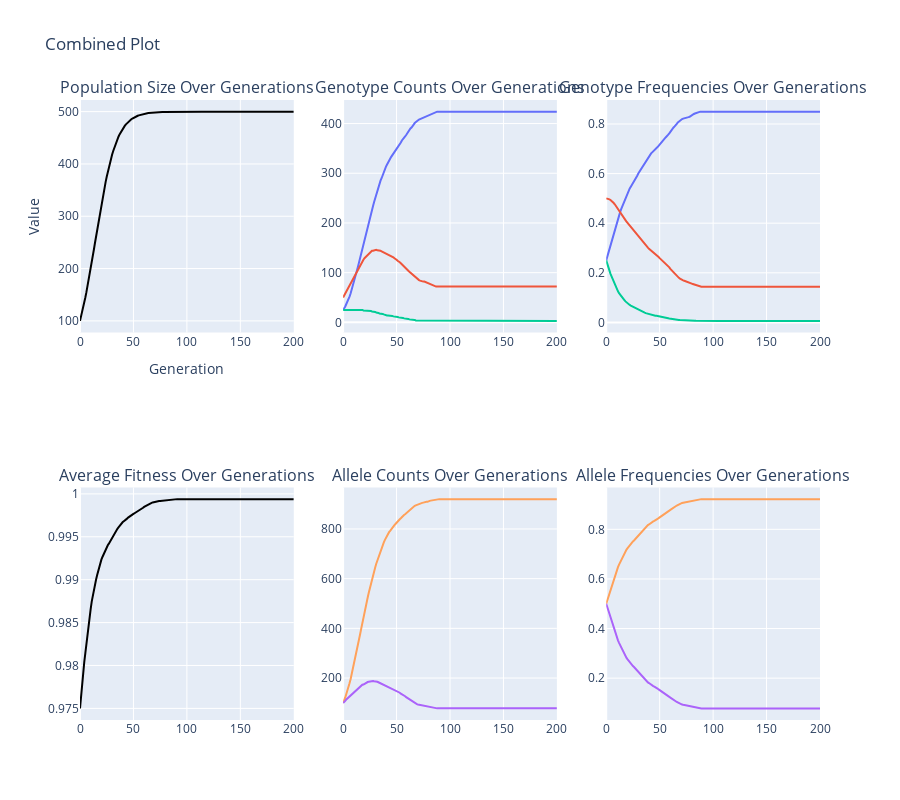

Notebook source saved alongside this figure:
### Code cell
# 1 locus, 2 alleles (HW equilibrium)

generations=200
growth_rate=0.1
drift=0
carrying_capacity = 500


genotype_counts = {
    (('A1', 'A1'),): 25,
    (('A1', 'A2'),): 50,
    (('A2', 'A2'),): 25
}

genotype_fitness = {
    (('A1', 'A1'),): 1.0,
    (('A1', 'A2'),): 1.0,
    (('A2', 'A2'),): 0.9
}

mutations = [{('A1', 'A2'): 0.0, ('A2', 'A1'): 0.0,}]

next_genotype_frequencies(generations, genotype_counts, genotype_fitness, growth_rate, carrying_capacity, drift, mutations)

### Figure 1 — Plotly figure (JSON) as saved in the notebook; plotly's stock layout.template omitted (floating-point values rounded to 4 significant figures; data arrays with more than 128 entries replaced by an {"elided": "..."} marker saying what was removed)
{"data": [{"hoverinfo": "text", "line": {"color": "black"}, "mode": "lines", "name": "Population Size", "showlegend": false, "text": {"elided": "201 str values"}, "type": "scatter", "x": {"elided": "201 int values"}, "xaxis": "x", "y": {"elided": "201 float values"}, "yaxis": "y"}, {"hoverinfo": "text", "line": {"color": "#636EFA"}, "mode": "lines", "name": "A1A1", "showlegend": false, "text": {"elided": "201 str values"}, "type": "scatter", "x": {"elided": "201 int values"}, "xaxis": "x2", "y": {"elided": "201 int values"}, "yaxis": "y2"}, {"hoverinfo": "text", "line": {"color": "#EF553B"}, "mode": "lines", "name": "A1A2", "showlegend": false, "text": {"elided": "201 str values"}, "type": "scatter", "x": {"elided": "201 int values"}, "xaxis": "x2", "y": {"elided": "201 int values"}, "yaxis": "y2"}, {"hoverinfo": "text", "line": {"color": "#00CC96"}, "mode": "lines", "name": "A2A2", "showlegend": false, "text": {"elided": "201 str values"}, "type": "scatter", "x": {"elided": "201 int values"}, "xaxis": "x2", "y": {"elided": "201 int values"}, "yaxis": "y2"}, {"hoverinfo": "text", "line": {"color": "#636EFA"}, "mode": "lines", "name": "A1A1", "showlegend": false, "text": {"elided": "201 str values"}, "type": "scatter", "x": {"elided": "201 int values"}, "xaxis": "x3", "y": {"elided": "201 float values"}, "yaxis": "y3"}, {"hoverinfo": "text", "line": {"color": "#EF553B"}, "mode": "lines", "name": "A1A2", "showlegend": false, "text": {"elided": "201 str values"}, "type": "scatter", "x": {"elided": "201 int values"}, "xaxis": "x3", "y": {"elided": "201 float values"}, "yaxis": "y3"}, {"hoverinfo": "text", "line": {"color": "#00CC96"}, "mode": "lines", "name": "A2A2", "showlegend": false, "text": {"elided": "201 str values"}, "type": "scatter", "x": {"elided": "201 int values"}, "xaxis": "x3", "y": {"elided": "201 float values"}, "yaxis": "y3"}, {"hoverinfo": "text", "line": {"color": "black"}, "mode": "lines", "name": "Average Fitness", "showlegend": false, "text": {"elided": "201 str values"}, "type": "scatter", "x": {"elided": "201 int values"}, "xaxis": "x4", "y": {"elided": "201 float values"}, "yaxis": "y4"}, {"hoverinfo": "text", "line": {"color": "#FFA15A"}, "mode": "lines", "name": "A1", "showlegend": false, "text": {"elided": "201 str values"}, "type": "scatter", "x": {"elided": "201 int values"}, "xaxis": "x5", "y": {"elided": "201 int values"}, "yaxis": "y5"}, {"hoverinfo": "text", "line": {"color": "#AB63FA"}, "mode": "lines", "name": "A2", "showlegend": false, "text": {"elided": "201 str values"}, "type": "scatter", "x": {"elided": "201 int values"}, "xaxis": "x5", "y": {"elided": "201 int values"}, "yaxis": "y5"}, {"hoverinfo": "text", "line": {"color": "#FFA15A"}, "mode": "lines", "name": "A1", "showlegend": false, "text": {"elided": "201 str values"}, "type": "scatter", "x": {"elided": "201 int values"}, "xaxis": "x6", "y": {"elided": "201 float values"}, "yaxis": "y6"}, {"hoverinfo": "text", "line": {"color": "#AB63FA"}, "mode": "lines", "name": "A2", "showlegend": false, "text": {"elided": "201 str values"}, "type": "scatter", "x": {"elided": "201 int values"}, "xaxis": "x6", "y": {"elided": "201 float values"}, "yaxis": "y6"}], "layout": {"annotations": [{"font": {"size": 16}, "showarrow": false, "text": "Population Size Over Generations", "x": 0.1444, "xanchor": "center", "xref": "paper", "y": 1, "yanchor": "bottom", "yref": "paper"}, {"font": {"size": 16}, "showarrow": false, "text": "Genotype Counts Over Generations", "x": 0.5, "xanchor": "center", "xref": "paper", "y": 1, "yanchor": "bottom", "yref": "paper"}, {"font": {"size": 16}, "showarrow": false, "text": "Genotype Frequencies Over Generations", "x": 0.8556, "xanchor": "center", "xref": "paper", "y": 1, "yanchor": "bottom", "yref": "paper"}, {"font": {"size": 16}, "showarrow": false, "text": "Average Fitness Over Generations", "x": 0.1444, "xanchor": "center", "xref": "paper", "y": 0.375, "yanchor": "bottom", "yref": "paper"}, {"font": {"size": 16}, "showarrow": false, "text": "Allele Counts Over Generations", "x": 0.5, "xanchor": "center", "xref": "paper", "y": 0.375, "yanchor": "bottom", "yref": "paper"}, {"font": {"size": 16}, "showarrow": false, "text": "Allele Frequencies Over Generations", "x": 0.8556, "xanchor": "center", "xref": "paper", "y": 0.375, "yanchor": "bottom", "yref": "paper"}], "height": 800, "hovermode": "closest", "title": {"text": "Combined Plot"}, "xaxis": {"anchor": "y", "domain": [0, 0.2889], "title": {"text": "Generation"}}, "xaxis2": {"anchor": "y2", "domain": [0.3556, 0.6444]}, "xaxis3": {"anchor": "y3", "domain": [0.7111, 1]}, "xaxis4": {"anchor": "y4", "domain": [0, 0.2889]}, "xaxis5": {"anchor": "y5", "domain": [0.3556, 0.6444]}, "xaxis6": {"anchor": "y6", "domain": [0.7111, 1]}, "yaxis": {"anchor": "x", "domain": [0.625, 1], "title": {"text": "Value"}}, "yaxis2": {"anchor": "x2", "domain": [0.625, 1]}, "yaxis3": {"anchor": "x3", "domain": [0.625, 1]}, "yaxis4": {"anchor": "x4", "domain": [0, 0.375]}, "yaxis5": {"anchor": "x5", "domain": [0, 0.375]}, "yaxis6": {"anchor": "x6", "domain": [0, 0.375]}}}
